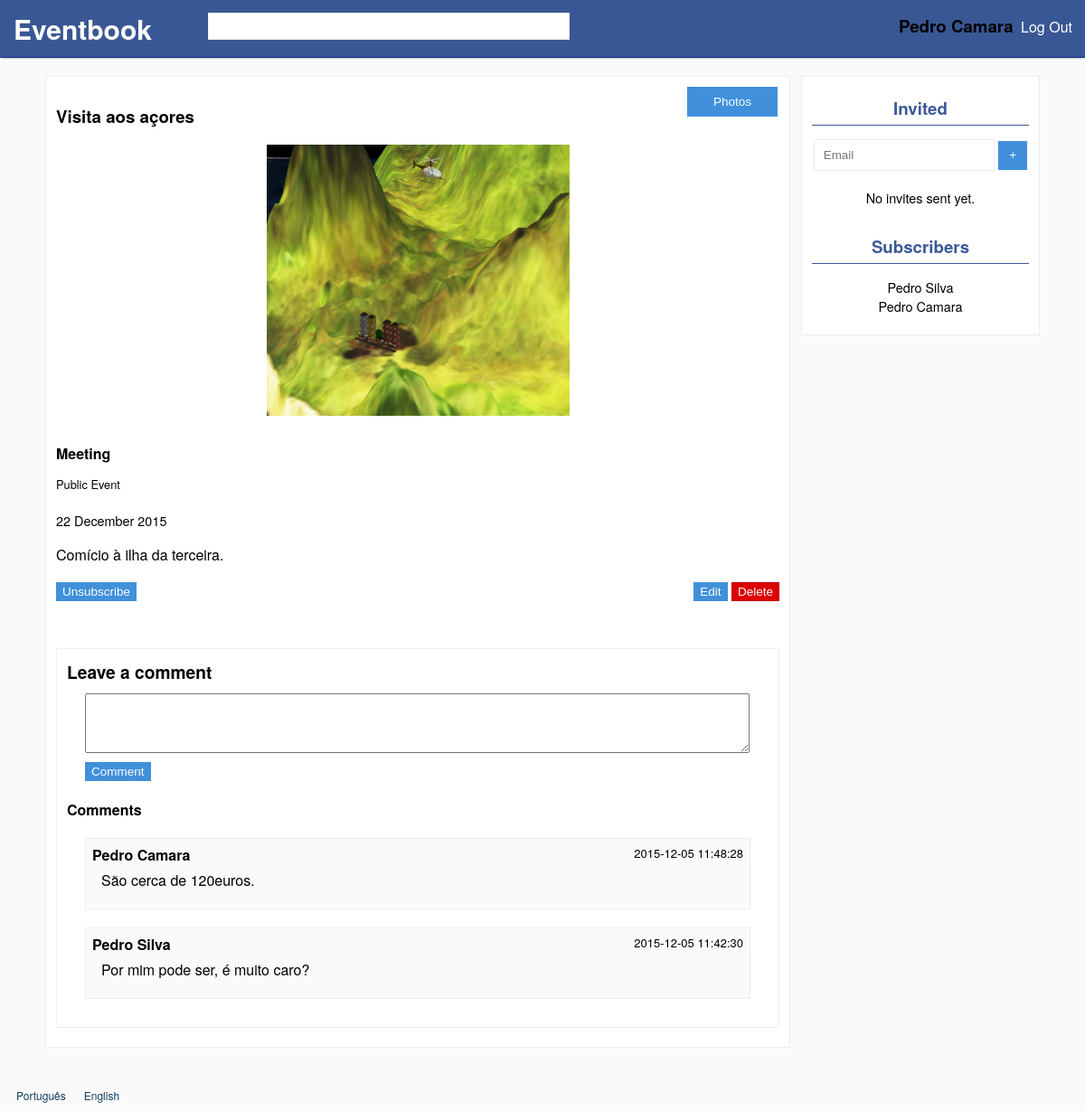
/events/7 (signed in), run on the app's committed database.
### tables this page shows
CREATE TABLE events
(
	id INTEGER PRIMARY KEY,
	name TEXT NOT NULL,
	image TEXT NOT NULL,
	creation_date DATETIME DEFAULT(DATETIME('now')),
	date DATETIME NOT NULL,
	description TEXT NOT NULL,
	type_id INTEGER NOT NULL REFERENCES event_types(id),
	user_id INTEGER NOT NULL REFERENCES users(id),
	deleted BOOLEAN DEFAULT(0),
	public BOOLEAN DEFAULT(1)
);

CREATE TABLE event_comments
(
	id INTEGER PRIMARY KEY,
	event_id INTEGER NOT NULL REFERENCES events(id),
	user_id INTEGER NOT NULL REFERENCES users(id),
	date DATETIME DEFAULT(DATETIME('now')),
	text TEXT NOT NULL
);

### languages/en.php (called while the page is built, shortened)
<?php
$lang = array();
$lang['SITE_NAME'] = 'Eventbook';
$lang['REGISTER'] = 'Register';
$lang['FIRST_NAME'] = 'First Name';
$lang['FIRST_NAME_ERROR'] = 'Invalid first name.';
$lang['LAST_NAME'] = 'Last Name';
$lang['LAST_NAME_ERROR'] = 'Invalid last name.';
$lang['EMAIL'] = 'E-mail';
$lang['EMAIL_ERROR'] = "Invalid email.";
$lang['EMAIL_IN_USE'] = "Email already in use.";
$lang['CONFIRM_EMAIL'] = 'Confirm e-mail';
$lang['PASSWORD'] = 'Password';
$lang['PASSWORD_LENGTH'] = "Passwords must have at least 8 characters.";
$lang['PASSWORD_DIFF'] = "Passwords do not match.";
$lang['CONFIRM_PASSWORD'] = 'Confirm password';
$lang['LOGIN'] = 'Log In';
$lang['UNREGISTERED_EMAIL'] = 'Unregistered or invalid email.';
$lang['INVALID_PASSWORD'] = 'Invalid password.';
$lang['LOGOUT'] = 'Log Out';
$lang['NEXT'] = 'Next';
$lang['PREVIOUS'] = 'Previous';
$lang['CREATE'] = 'Create';
$lang['SUBSCRIBED'] = 'Subscribed';
$lang['PRIVATE'] = 'Private';
$lang['PUBLIC'] = 'Public';
$lang['NAME'] = 'Name';
$lang['DESCRIPTION'] = 'Description';
$lang['DATE'] = 'Date';
$lang['IMAGE'] = 'Image';
$lang['TYPE'] = 'Type';
$lang['PARTY'] = 'Party';
$lang['BUSINESS'] = 'Business';
$lang['MEETING'] = 'Meeting';
$lang['CEREMONY'] = 'Ceremony';
$lang['EDUCATIONAL'] = 'Educational';
$lang['INVALID_NAME'] = 'Invalid name.';
$lang['INVALID_DESCRIPTION'] = 'Invalid description.';
$lang['INVALID_DATE'] = 'Invalid date.';
$lang['INVALID_IMAGE'] = 'Upload a valid image (Accepted: jpg, png, gif).';
$lang['IMAGE_SIZE_ERROR'] = "Image's size can not be higher than ";
$lang['IMAGE_EXT_ERROR'] = 'Invalid extension (Accepted: jpg, png, gif).';
$lang['SUBSCRIBE'] = 'Subscribe';
$lang['UNSUBSCRIBE'] = 'Unsubscribe';
$lang['DELETE_MSG'] = 'Are you sure you want to delete this event?';
$lang['DELETE'] = 'Delete';
$lang['EDIT'] = 'Edit';
$lang['SAVE'] = 'Save';
$lang['PHOTOS'] = 'Photos';
$lang['ADD_PHOTOS'] = 'Add Photos';
$lang['DELETE_ACTIVE'] = 'Delete Active';
$lang['DELETE_DISABLED'] = 'Delete Disabled';
$lang['NO_PHOTOS_YET'] = 'There are no photos yet.';
$lang['PRIVATE_EVENT'] = 'Private Event';
$lang['PUBLIC_EVENT'] = 'Public Event';
$lang['LEAVE_A_COMMENT'] = 'Leave a comment';
$lang['COMMENTS'] = 'Comments';
$lang['MAKE_COMMENT'] = 'Comment';
$lang['NO_COMMENTS_YET'] = 'There are no comments yet.';
$lang['INVITED'] = 'Invited';
$lang['SUBSCRIBERS'] = 'Subscribers';
?>

### database/events.php (called while the page is built, shortened)
<?php
	include_once('connection.php');
	function getEventAndSubscription($event_id, $user_id)
	{
		global $db;
		$stmt = $db->prepare('SELECT events.id id,name,image,date,description,type,events.user_id user_id,public,type_id,
				COUNT(event_subscriptions.event_id) subscribed, COUNT(invites.event_id) invited FROM events
			LEFT JOIN event_types ON type_id = event_types.id
			LEFT JOIN event_subscriptions ON event_subscriptions.event_id = events.id AND event_subscriptions.user_id = ?
			LEFT JOIN invites ON invites.event_id = events.id AND invites.user_id = ?
			WHERE events.id = ? AND deleted = 0
			GROUP BY events.id');
		$stmt->execute(array($user_id,$user_id,$event_id));
		return $stmt->fetch();
	}
	function getEventSubscribers($event_id)
	{
		global $db;
		$stmt = $db->prepare('SELECT (first_name || " " || last_name) user_name FROM event_subscriptions
			LEFT JOIN users ON users.id = event_subscriptions.user_id
			WHERE event_id = ?');
		$stmt->execute(array($event_id));
		return $stmt->fetchAll();
	}
	function getEventComments($event_id, $last_id = false)
	{
		global $db;
		if ($last_id === false)
		{
			$stmt = $db->prepare('SELECT event_comments.id id, (first_name || " " || last_name) user_name, date, text FROM event_comments
				LEFT JOIN users ON user_id = users.id WHERE event_id = ? ORDER BY id DESC');
			$stmt->execute(array($event_id));
			return $stmt->fetchAll();
		}
		else
		{
			$stmt = $db->prepare('SELECT event_comments.id id, (first_name || " " || last_name) user_name, date, text FROM event_comments
				LEFT JOIN users ON user_id = users.id WHERE event_id = ? AND event_comments.id > ? ORDER BY id DESC');
			$stmt->execute(array($event_id,$last_id));
			return $stmt->fetchAll();
		}
	}
	function getInvites($event_id)
	{
		global $db;
		$stmt = $db->prepare('SELECT (first_name || " " || last_name) user_name FROM invites
			LEFT JOIN users ON users.id = invites.user_id
			WHERE event_id = ?
			AND NOT EXISTS
				(SELECT * FROM event_subscriptions WHERE event_subscriptions.event_id = invites.event_id AND event_subscriptions.user_id = users.id)');
		$stmt->execute(array($event_id));
		return $stmt->fetchAll();
	}
?>

### core/event_permission.php (called while the page is built, shortened)
<?php
include_once(file_exists("database/events.php") ? 'database/events.php' : '../database/events.php');
if (isSet($_SESSION['user_id']))
	$row = getEventAndSubscription($_REQUEST['id'],$_SESSION['user_id']);
else $row = getEvent($_REQUEST['id']);
if (isSet($_SESSION['user_id']))
{
	$subscribed = $row['subscribed'];
	$owner = ($_SESSION['user_id'] === $row['user_id']);
}
?>

### templates/comments.php (the view, shortened to what this page needs)
<div id="comments-box" class="box" <?php if (!$subscribed && !$owner) echo 'style="display:none"' ?> >
	<div>
		<h2><?php echo $lang['LEAVE_A_COMMENT']?></h2>
		<textarea id="comment-area" name="comment" rows='4'></textarea>
		<button id="comment-button" class="button"><?php echo $lang['MAKE_COMMENT']?></button>
	</div>
	<div>
		<h3><?php echo $lang['COMMENTS']?></h3>
		<ul id="comments-list">
			<?php
			$comments = getEventComments($_GET['id']);
			if (empty($comments)) {
				echo '<div id="last-comment-id" style="display:none">0</div>';
				echo '<p id="no-comments-yet">'.$lang['NO_COMMENTS_YET'].'</p>';
			}
			else
			{
				foreach ($comments as $comment)
				{
					echo '<li class="comment">';
					echo '<div class="author">'.$comment['user_name'].'</div>';
					echo '<div class="date"> '.$comment['date'].'</div>';
					echo '<div class="comment-text">'.$comment['text'].'</div></li>';
				}
			}
			?>
		</ul>
	</div>
</div>

### templates/event.php (shortened to what this page needs)
<?php
include_once("core/event_permission.php");
?>
<!DOCTYPE html>
<html>
<head>
	<link rel="stylesheet" href="../css/commons.css">
	<link rel="stylesheet" href="../css/event+photos.css">
	<link rel="stylesheet" href="../css/event.css">
</head>
<body>
	<div id="wrapper">
		<?php include('templates/header.php'); ?>
		<div id="content" class="center default-width-with-sidebar">
			<div class="box default-width">
				<span style="float:right;position:relative"><a id="photos-button" class="button" href="<?php echo $_GET['id'].'/photos' ?>"><?php echo $lang['PHOTOS'] ?></a></span>
				<h3><?php echo $row['name'] ?></h3>
				<div class="div-event-image-big" style="background-image:url(<?php echo '../'.$row['image'] ?>)"></div>
				<h4 id="event-type"><?php echo $lang[$row['type']] ?></h4>
				<?php
				echo '<p id="event-privacy">'.($row['public']?$lang['PUBLIC_EVENT']:$lang['PRIVATE_EVENT']).'</p>';
				$dateParts = explode("-", $row['date']);
				$date = $dateParts[2]." ".$lang[$dateParts[1]]." ".$dateParts[0];
				echo '<p id="event-date">'.$date.'</p>' ?>
				<p><?php echo nl2br($row['description']) ?></p>
				<?php
				if (isSet($_SESSION['user_id']))
				{
					echo '<button id="unsubscribe" style="'.($subscribed?'':'display:none').'" class="subscription button">'.$lang['UNSUBSCRIBE'].'</button>';
					if ($owner)
						{ ?>
					<div id="del-edit-div">
						<a id="edit-button" class='button' href='<?php echo $_GET['id']."/edit"; ?>'><?php echo $lang['EDIT'] ?></a>
						<a id="delete-button" class='button'><?php echo $lang['DELETE'] ?></a>
					</div>
					<?php
				}
				if ($row['public'])
				{
					echo '<div class="addthis_sharing_toolbox share"></div>';
				}
				include('templates/comments.php');
				}
				?>
			</div>
			<div id="sidebar" class="subscriptions box">
					<?php if (isSet($_SESSION['user_id']) && ($owner || $row['public'])) { ?>
						<h3><?php echo $lang['INVITED'] ?></h3>
						<input id="invite-email" type="text" placeholder="Email"></input>
						<button id="invite-button" class="button">+</button>
							<?php $invites = getInvites($_GET['id']);
							?>
						<p id="zero-invites" <?php if ($invites) echo 'style="display:none"'?>><?php echo $lang['ZERO_INVITED'] ?></p>
					<?php } ?>
					<h3><?php echo $lang['SUBSCRIBERS'] ?></h3>
					<ul id="subs">
						<?php $subs = getEventSubscribers($_GET['id']);
						if($subs)
							foreach ($subs as $sub) echo '<li>'.$sub['user_name'].'</li>';
						?>
					</ul>
			</div>
		</div>
		<?php include('templates/footer.php'); ?>
	</div>
</body>
</html>

### css/commons.css (style rules this page uses)
html, body { margin:0; padding:0; height:100%; background: #fafafa; font-family: 'proxima-nova','Helvetica Neue',Arial,Helvetica,sans-serif; }
#wrapper { min-height:100%; position:relative; }
#content { padding-bottom:50px; }
.box { background-color: #fff; border: 1px solid #edeeee; margin: 0; margin-bottom: 20px; padding: 11px; }
.button { color: #fff; background-color: #4090db; border-color: #4090db; border-style: solid; border-width: 1px; cursor: pointer; padding: 2px 6px; font: 13.5px Arial; text-decoration: none; box-sizing: border-box; display: inline-block; margin: 0; text-align: center; }
input[type="text"],input[type="password"],input[type="email"], select { margin: 0; display: block; border: 1px solid #edeeee; height: 35px; -webkit-box-sizing: border-box; -moz-box-sizing: border-box; box-sizing: border-box; padding: 10px; }
#event-date { font-size: 0.9em; }
.default-width { width: 800px; }
.center { margin: 20px auto 0; }

### css/event.css (style rules this page uses)
.div-event-image-big { width: 100%; height: 300px; background-size: contain; background-position: center; background-repeat: no-repeat; }
.share { padding: 12px 0 0; height: 20px; }
#event-type { margin: 30px 0 10px; }
#event-privacy { font-size: 0.8em; margin-bottom: 20px; }
#del-edit-div { float: right; position: relative; }
#delete-button { background-color: #dc0000; border-color: #ba0000; }
.default-width-with-sidebar { width: 1100px; }
#sidebar { float: right; width:240px; text-align: center; }
#sidebar > h3:first-child { margin-top: 10px; }
#sidebar > h3 { color: #3b5998; padding:0; margin:30px 0 15px; padding-bottom: 5px; border-bottom:1px solid #3b5998; }
#subs, #invites { list-style-type: none; padding: 0; margin: 10px; font-size: 0.9em; }
#zero-subs, #zero-invites { font-size: 0.9em; }
#invite-email { display: inline; width: 200px; margin-bottom: 5px; }
#invite-button { height: 32px; width: 32px; }
.default-width-with-sidebar > div:first-child { float:left; }
#comments-box { margin: 20px 0 10px; width:97% }
#comments-box h2 { margin:0 0 10px 0; font-size: 1.2em; }
#comments-box h3 { margin:0 0 10px 0; font-size: 1em; }
#comments-box button { margin: 10px 0 20px; }
#comments-box ul { padding-left: 0; }
#comment-area { display:block; resize:vertical; width: 94%; }
#comment-area, #comments-box button { margin-left: 20px; }
.comment { padding: 6px 7px 20px 7px; margin: 20px; background-color: #fafafa; border: 1px solid #edeeee; list-style-type: none; }
.author { font-weight: bold; margin: 0; padding: 0; display: inline-block; }
.date { font-size: 13px; float:right; }
.comment-text { margin-left: 10px; margin-top: 5px; word-wrap: break-word; }
#photos-button { margin-bottom: 20px; border-width: 1px; width: 100px; position: absolute; left: -102px; padding: 8px; }

### data on the page
events: name "Visita aos açores", image (picture), date "22 December 2015", description "Comício à ilha da terceira."
event_comments: user_name "Pedro Camara", date "2015-12-05 11:48:28", text "São cerca de 120euros."
event_comments: user_name "Pedro Silva", date "2015-12-05 11:42:30", text "Por mim pode ser, é muito caro?"

### other printed values
$lang['SITE_NAME'] "Eventbook"
getFullName($_SESSION['user_id']) "Pedro Camara"
$lang['LOGOUT'] "Log Out"
$lang['PHOTOS'] "Photos"
$lang[$row['type']] "Meeting"
$lang['PUBLIC_EVENT'] "Public Event"
$lang['UNSUBSCRIBE'] "Unsubscribe"
$lang['EDIT'] "Edit"
$lang['DELETE'] "Delete"
$lang['LEAVE_A_COMMENT'] "Leave a comment"
$lang['MAKE_COMMENT'] "Comment"
$lang['COMMENTS'] "Comments"
$lang['INVITED'] "Invited"
$lang['ZERO_INVITED'] "No invites sent yet."
$lang['SUBSCRIBERS'] "Subscribers"
